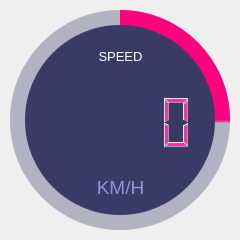
                <widget class="QFrame" name="circular_feedSpeed">
                 <property name="geometry">
                  <rect>
                   <x>540</x>
                   <y>180</y>
                   <width>240</width>
                   <height>240</height>
                  </rect>
                 </property>
                 <property name="styleSheet">
                  <string notr="true">background-color: none;</string>
                 </property>
                 <property name="frameShape">
                  <enum>QFrame::NoFrame</enum>
                 </property>
                 <property name="frameShadow">
                  <enum>QFrame::Raised</enum>
                 </property>
                 <widget class="QFrame" name="circularBg_feedSpeed_2">
                  <property name="geometry">
                   <rect>
                    <x>10</x>
                    <y>10</y>
                    <width>220</width>
                    <height>220</height>
                   </rect>
                  </property>
                  <property name="styleSheet">
                   <string notr="true">QFrame{
	border-radius: 110px;	
	background-color: rgba(85, 85, 127, 100);
}</string>
                  </property>
                  <property name="frameShape">
                   <enum>QFrame::StyledPanel</enum>
                  </property>
                  <property name="frameShadow">
                   <enum>QFrame::Raised</enum>
                  </property>
                  <widget class="QFrame" name="animasi_feedSpeed_2">
                   <property name="geometry">
                    <rect>
                     <x>0</x>
                     <y>0</y>
                     <width>220</width>
                     <height>220</height>
                    </rect>
                   </property>
                   <property name="styleSheet">
                    <string notr="true">QFrame{
	border-radius: 110px;	
	background-color: qconicalgradient(cx:0.5, cy:0.5, angle:90, stop:0.750 rgba(255, 0, 127, 255), stop:0.745 rgba(255, 255, 255, 0));
}</string>
                   </property>
                   <property name="frameShape">
                    <enum>QFrame::StyledPanel</enum>
                   </property>
                   <property name="frameShadow">
                    <enum>QFrame::Raised</enum>
                   </property>
                  </widget>
                 </widget>
                 <widget class="QFrame" name="circularContainer_feedSpeed_2">
                  <property name="geometry">
                   <rect>
                    <x>25</x>
                    <y>25</y>
                    <width>190</width>
                    <height>190</height>
                   </rect>
                  </property>
                  <property name="baseSize">
                   <size>
                    <width>0</width>
                    <height>0</height>
                   </size>
                  </property>
                  <property name="styleSheet">
                   <string notr="true">QFrame{
	border-radius: 95px;	
	background-color: rgb(58, 58, 102);
}</string>
                  </property>
                  <property name="frameShape">
                   <enum>QFrame::StyledPanel</enum>
                  </property>
                  <property name="frameShadow">
                   <enum>QFrame::Raised</enum>
                  </property>
                  <widget class="QWidget" name="layoutWidget_4">
                   <property name="geometry">
                    <rect>
                     <x>10</x>
                     <y>2</y>
                     <width>171</width>
                     <height>191</height>
                    </rect>
                   </property>
                   <layout class="QGridLayout" name="infoLayout_feedSpeed_2">
                    <item row="0" column="0">
                     <widget class="QLabel" name="label_feedSpeed_2">
                      <property name="font">
                       <font>
                        <family>Segoe UI</family>
                        <pointsize>10</pointsize>
                       </font>
                      </property>
                      <property name="styleSheet">
                       <string notr="true">color: #FFFFFF; background-color: none;</string>
                      </property>
                      <property name="text">
                       <string>&lt;html&gt;&lt;head/&gt;&lt;body&gt;&lt;p&gt;SPEED&lt;/p&gt;&lt;/body&gt;&lt;/html&gt;</string>
                      </property>
                      <property name="alignment">
                       <set>Qt::AlignCenter</set>
                      </property>
                     </widget>
                    </item>
                    <item row="2" column="0">
                     <widget class="QLabel" name="label_feedSpeed2_2">
                      <property name="font">
                       <font>
                        <family>Segoe UI</family>
                        <pointsize>14</pointsize>
                       </font>
                      </property>
                      <property name="styleSheet">
                       <string notr="true">color: rgb(148, 148, 216); background-color: none;</string>
                      </property>
                      <property name="text">
                       <string>&lt;html&gt;&lt;head/&gt;&lt;body&gt;&lt;p&gt;KM/H&lt;/p&gt;&lt;/body&gt;&lt;/html&gt;</string>
                      </property>
                      <property name="alignment">
                       <set>Qt::AlignCenter</set>
                      </property>
                     </widget>
                    </item>
                    <item row="1" column="0">
                     <widget class="QLCDNumber" name="lcd_commandspeed">
                      <property name="styleSheet">
                       <string notr="true">color: rgb(255, 44, 174); padding: 0px; background-color: none;</string>
                      </property>
                     </widget>
                    </item>
                   </layout>
                  </widget>
                 </widget>
                </widget>
